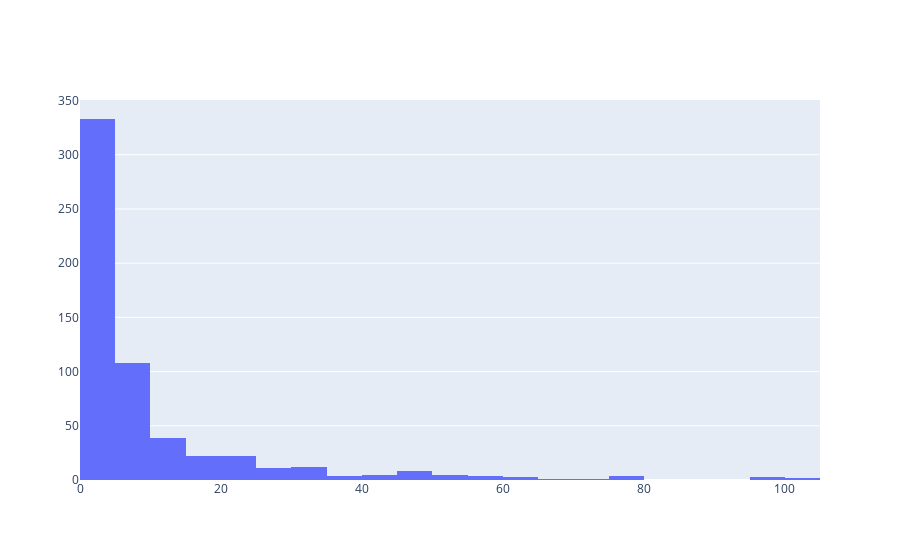

Here is the notebook cell this chart was saved with:
### Markdown cell above
We also see that Church Hill has 15 retail locations on record.  Let's make a histogram of the venue counts of the 587 remaining neighborhoods.

### Code cell
fig = go.Figure()
fig.add_trace(go.Histogram(x=neigh_df['Neighborhood Venue Count'],xbins=dict( #
        start=0,
        end=105,
        size=5)))
fig.show()

### Figure 1 — Plotly figure (JSON) as saved in the notebook; plotly's stock layout.template omitted (floating-point values rounded to 4 significant figures; data arrays with more than 128 entries replaced by an {"elided": "..."} marker saying what was removed)
{"data": [{"type": "histogram", "x": {"elided": "587 int values"}, "xbins": {"end": 105, "size": 5, "start": 0}}], "layout": {"autosize": true, "xaxis": {"autorange": true, "range": [0, 105], "type": "linear"}, "yaxis": {"autorange": true, "range": [0, 350.5]}}}
